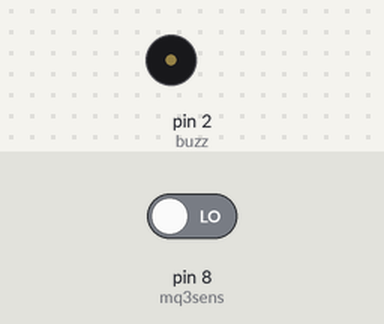
This sketch was run on a simulated Arduino Uno, built with avr-gcc and run on an emulated ATmega328P. Parts: buzzer (waves = sounding, pin HIGH). The inputs (shaded band) are chosen by the test bench; at power-on: pin 8 (mq3sens) LOW. What the sketch prints to the serial monitor is not drawn.

Above: at 1.2 s.
1.3 s: pin 8 (mq3sens) driven HIGH
At 1.7 s:
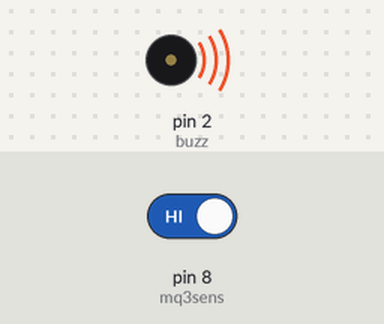
2.8 s: pin 8 (mq3sens) driven LOW
At 4.1 s:
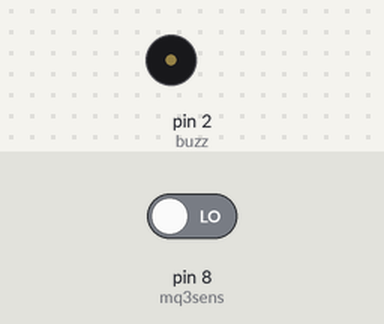
Timing chart, 0 to 5.8 s (numbered marks = the images above; inputs shaded):
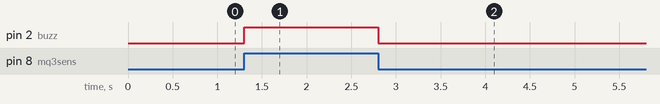

The sketch:

Arduino.ino
```cpp
int mq3sens = 8;
int buzz = 2;

void setup() {
  Serial.begin(9600);
  pinMode(mq3sens, INPUT);
  pinMode(buzz, OUTPUT);

}

void loop() {
  int mq3sensstt = digitalRead(mq3sens);
  Serial.println(mq3sensstt);
  if (mq3sensstt == HIGH) {
    digitalWrite(buzz, HIGH);
  } else {
    digitalWrite(buzz, LOW);
  }
  delay(1);
}
```

Measured:
- after the input at 1.3 s, pin 2 (buzz): LOW → HIGH at once
- after the input at 2.8 s, pin 2 (buzz): HIGH → LOW at once
